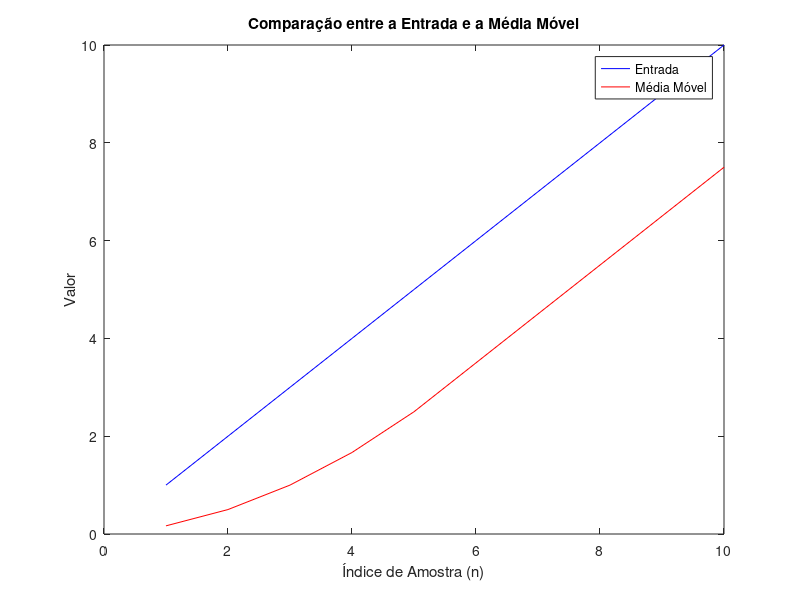
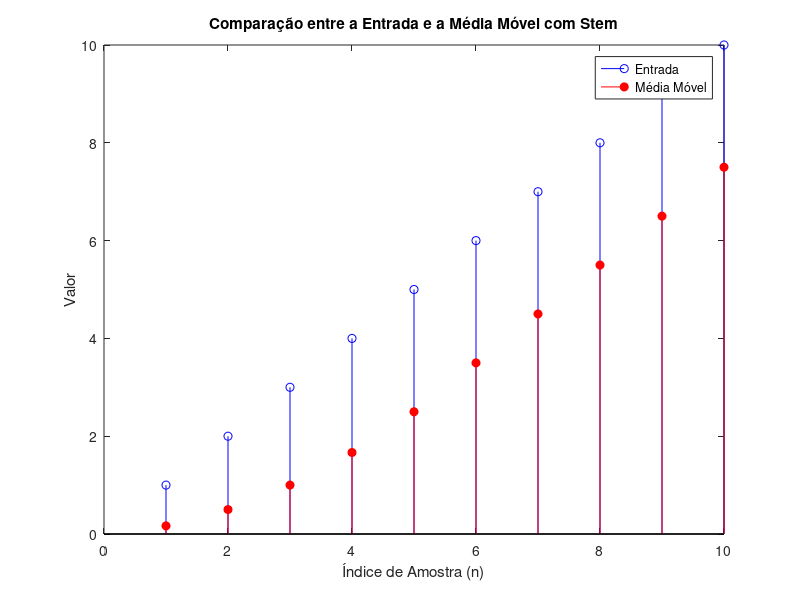

Reproduce these figures in MATLAB, in order.
clear all
close all

% Array contendo as amostras de entrada
array_input = [1, 2, 3, 4, 5, 6, 7, 8, 9, 10]; %rand(1, 50);

% Array de saida com o tamanho do array de entrada com valores zeros
array_output = zeros(size(array_input));

% Definindo os parametros da media movel
M1 = 0;  % Amostras futuras
M2 = 5;  % Amostras passadas
janela_amostra_sequencia = M1 + M2 + 1;


% Calculando a media movel usando a funcao filter
% (obtendo elemento com o mesmo peso)
b = ones(1, janela_amostra_sequencia) / janela_amostra_sequencia;
array_output = filter(b, 1, array_input);


% Calculando a media movel usando loop
%for n = 1:length(array_input)
%    soma = 0;  % Inicializa a soma das amostras
%    contador = 0;  % Contador para o numero de amostras realmente somadas
    
    % Somando os valores dentro da janela de media mvel
    %for k = max(1, n-M2):n  % Garante que o indice k nao seja menor que 1
    %    soma = soma + array_input(k);
    %    contador = contador + 1;
    %end
    
    % Calculando a media para o ponto atual
    %array_output(n) = soma / contador;
%end

% Primeira janela de figura para o grafico de linha
figure;
plot(1:length(array_input), array_input, 'b', 1:length(array_output), array_output, 'r');
title('Comparação entre a Entrada e a Média Móvel');
xlabel('Índice de Amostra (n)');
ylabel('Valor');
legend('Entrada', 'Média Móvel');

% Segunda janela de figura para o gráfico de stem (pontos)
figure;
stem(1:length(array_input), array_input, 'b');
hold on;
stem(1:length(array_output), array_output, 'r', 'filled');
hold off;
title('Comparação entre a Entrada e a Média Móvel com Stem');
xlabel('Índice de Amostra (n)');
ylabel('Valor');
legend('Entrada', 'Média Móvel');